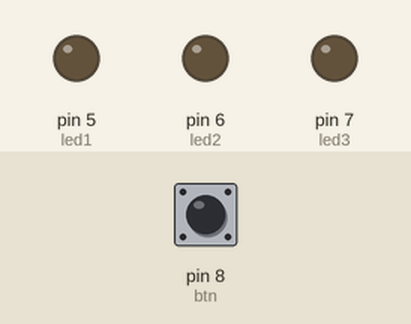
Simulated run of this sketch. Board: Arduino Uno, built with avr-gcc and run on an emulated ATmega328P. Shown: output pins drawn as LEDs (lit = HIGH). Dashed ring = blinking. Inputs (shaded band) come from the test bench; at power-on: pin 8 (btn) LOW.

Above: at 1.2 s.
1.3 s: pin 8 (btn) pulled HIGH for 1 s
At 1.42 s:
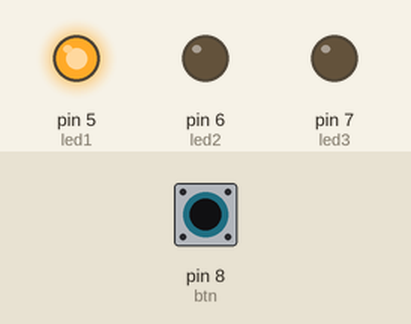
3.8 s: pin 8 (btn) pulled HIGH for 0.15 s
At 3.92 s:
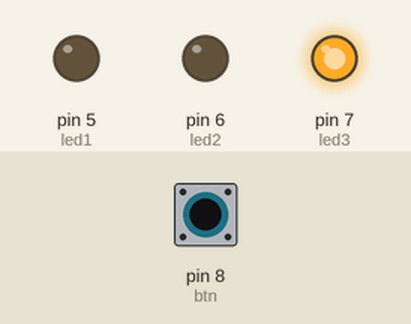
5.5 s: pin 8 (btn) pulled HIGH for 3.2 s
At 6.12 s:
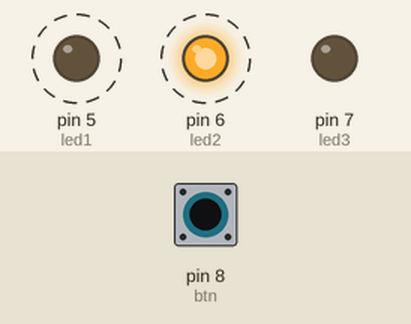
Timing chart, 0 to 10.3 s (numbered marks = the images above; inputs shaded):
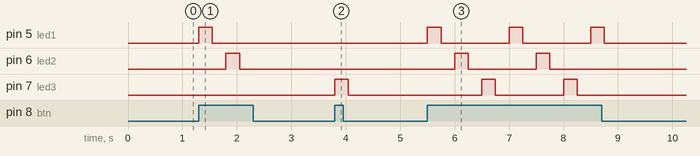

Measured:
- after the input at 1.3 s, pin 5 (led1): LOW → HIGH at once, → LOW 0.25 s later; pin 6 (led2): LOW → HIGH after 0.50 s, → LOW 0.25 s later
- after the input at 3.8 s, pin 7 (led3): LOW → HIGH at once, → LOW 0.25 s later
- after the input at 5.5 s, pin 5 (led1): alternates HIGH for 0.25 s and LOW for 1.3 s, 6 changes in all, then stays LOW, starting at once; pin 6 (led2): alternates HIGH for 0.25 s and LOW for 1.3 s, 4 changes in all, then stays LOW, starting after 0.50 s

The sketch:

three_light.ino
```cpp
int led1 = 5;
int led2 = 6;
int led3 = 7;
int btn = 8;

int btnState = 0;
int nxtLed = 1;

void setup() {
  pinMode(led1, OUTPUT);
  pinMode(led2, OUTPUT);
  pinMode(led3, OUTPUT);
  pinMode(btn, INPUT);
}

void loop() {
  btnState = digitalRead(btn);

  // Get button
  if (btnState == HIGH) {
    // Button is pressed
    switch (nxtLed) {
      case 1:
        blinkLED(led1);
        nxtLed = 2;
        break;
      case 2:
        blinkLED(led2);
        nxtLed = 3;
        break;
      case 3:
        blinkLED(led3);
        nxtLed = 1;
        break;
      default:
        nxtLed = 1;
        break;
    }

  } else {
    // Button not pressed
    digitalWrite(led1, LOW);
    digitalWrite(led2, LOW);
    digitalWrite(led3, LOW);
  }

}

void blinkLED(int pin) {
  digitalWrite(pin, HIGH);
  delay(250);
  digitalWrite(pin, LOW);
  delay(250);
}
```
